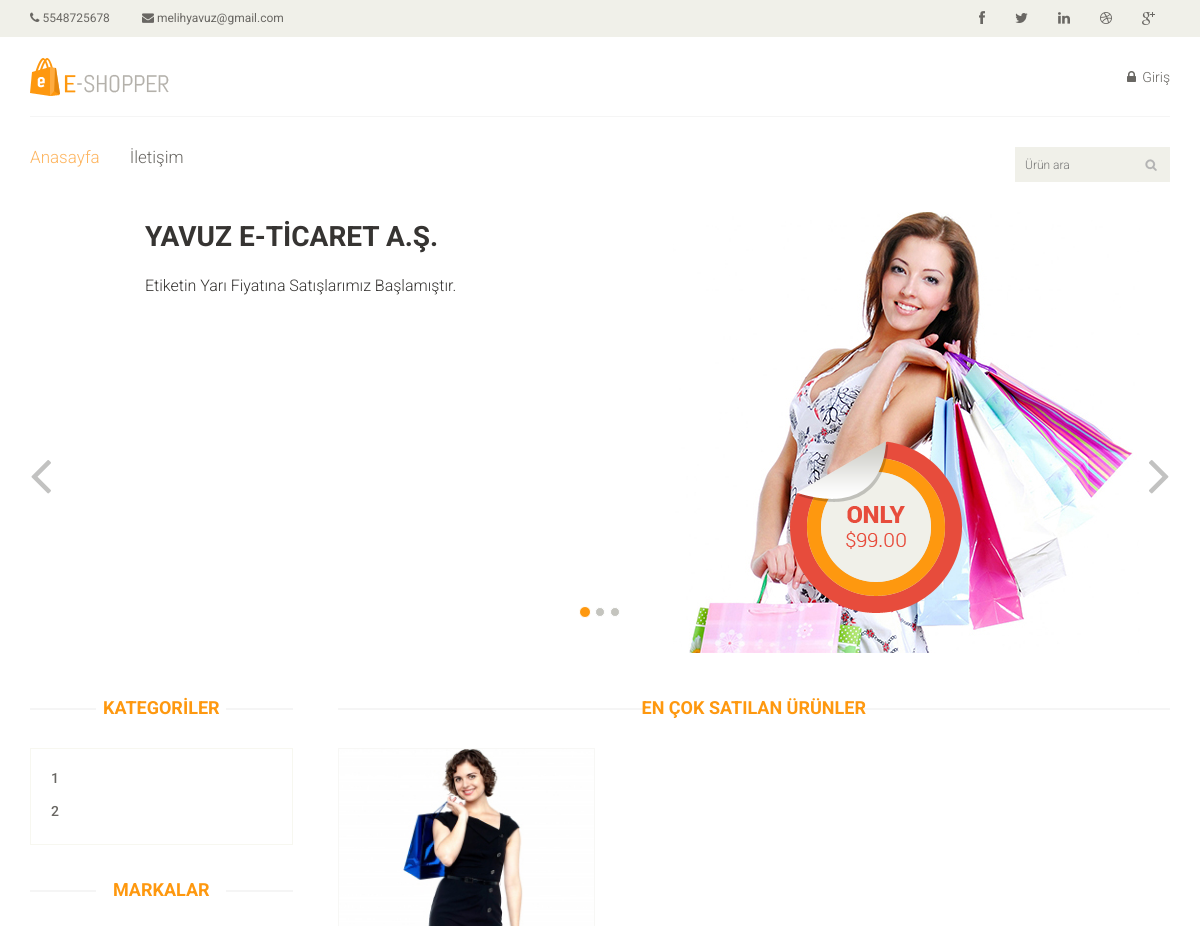
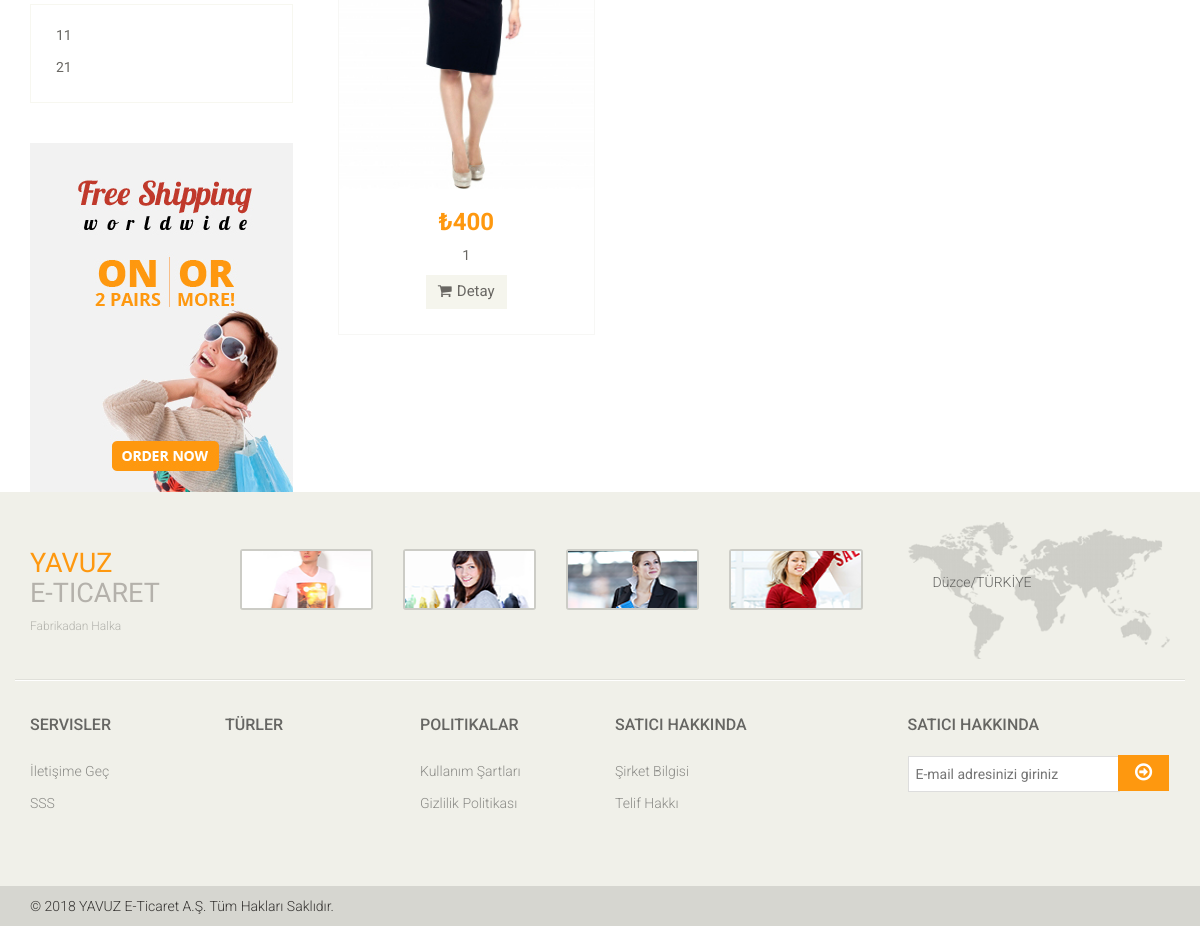
Before: / with the older database file (2 pictures, top to bottom).
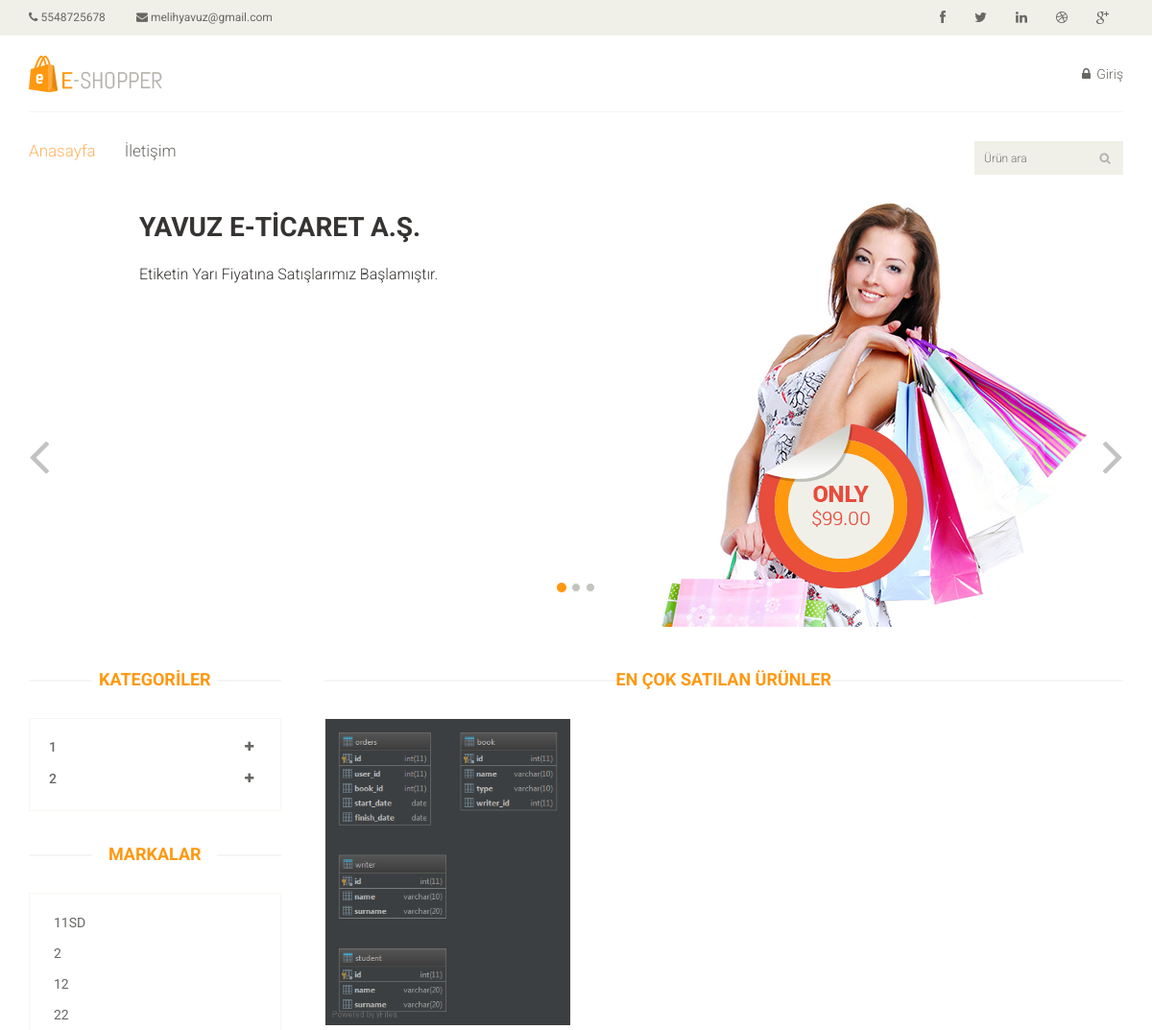
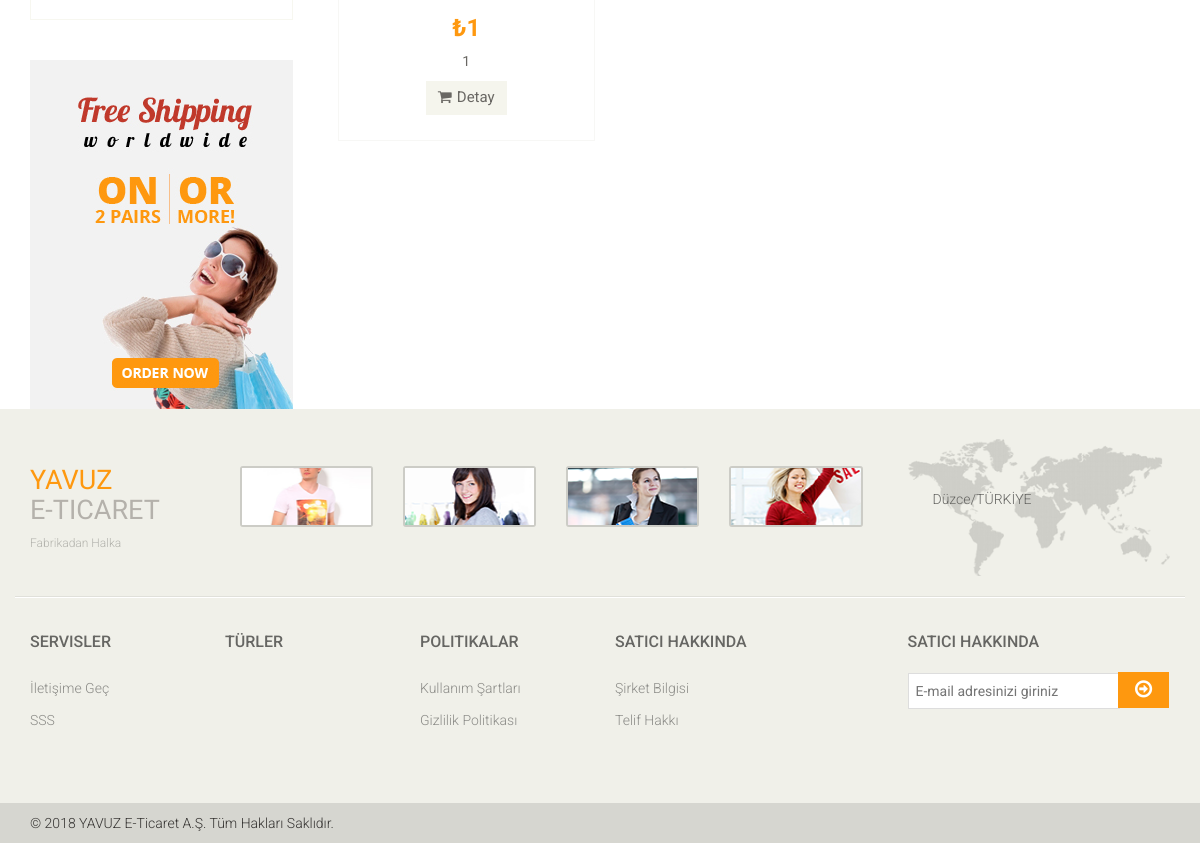
After: the same page with the newer database file (2 pictures, top to bottom).
### tables this page shows
CREATE TABLE `categories` (
  `id` int(11) NOT NULL,
  `name` varchar(20) DEFAULT NULL
);

CREATE TABLE `brands` (
  `id` int(11) NOT NULL,
  `name` varchar(10) DEFAULT NULL,
  `category_id` int(11) DEFAULT NULL
);

CREATE TABLE `product` (
  `id` int(11) NOT NULL,
  `name` varchar(20) DEFAULT NULL,
  `price` int(11) DEFAULT NULL,
  `category_id` int(11) DEFAULT NULL,
  `brand_id` int(11) DEFAULT NULL,
  `sold` int(11) DEFAULT '0',
  `type` varchar(20) DEFAULT NULL,
  `image` text,
  `detail` varchar(101) DEFAULT NULL
);

### application/controllers/Site.php (called while the page is built, shortened)
<?php
class Site extends CI_Controller {
	function __construct(){
		$this->load->model('site_model');
	}
	public function index()
	{
		$data['categories'] = $this->site_model->categories();
		$data['types'] = $this->site_model->types();
		$data['products'] = $this->site_model->select_table('product');
		$data['brands'] = $this->site_model->select_table('brands');
		$data['content'] = "En çok Satılan Ürünler";
		$this->load->view('site', $data);
	}
}

### index.php (called while the page is built, shortened)
<?php
require_once BASEPATH.'core/CodeIgniter.php';

### application/models/Site_model.php (called while the page is built, shortened)
<?php
class Site_model extends ci_model
{
	function categories(){
		$x_categories =  $this->db->query("select categories.id as id ,count(category_id) as total_brand, categories.name as category_name from brands inner join categories on categories.id = brands.category_id group by brands.category_id")->result();
		$categories = $this->db->get('categories')->result();
		return $x_categories;
	}
	function select_table($table){
		return $this->db->query("select * from $table")->result();
	}
}

### application/views/category.php (the view, shortened to what this page needs)
<div class="col-sm-3">
					<div class="left-sidebar">
						<h2>KATEGORİLER</h2>
						<div class="panel-group category-products" id="accordian">
							<?php foreach ($categories as $category) :?>
								<?php if($category->total_brand > 1) :?>
							<div class="panel panel-default">
								<div class="panel-heading">
									<h4 class="panel-title">
										<a data-toggle="collapse" data-parent="#accordian" href="#category<?=$category->id?>">
											<span class="badge pull-right"><i class="fa fa-plus"></i></span>
											<?=$category->category_name?>
										</a>
									</h4>
								</div>
							</div>
						<?php else : ?>
							<div class="panel panel-default">
								<div class="panel-heading">
									<h4 class="panel-title"><a href="<?=site_url('site/filter/categories/'.$category->id)?>"><?=$category->category_name?></a></h4>
								</div>
							</div>
						<?php endif;?>
							<?php endforeach;?>
						</div>
						<div class="brands_products">
							<h2>Markalar</h2>
							<div class="brands-name">
								<ul class="nav nav-pills nav-stacked">
									<?php foreach ($brands as $brand) :?>
									<li><a href="<?=site_url('site/filter/brands/'.$brand->id)?>"> <?=$brand->name?></a></li>
								<?php endforeach;?>
								</ul>
							</div>
						</div>
						<div class="shipping text-center">
							<img src="<?=site_url('images/home/shipping.jpg')?>" alt="" />
						</div>
					</div>
				</div>

### application/views/site.php (shortened to what this page needs)
<!DOCTYPE html>
<html lang="en">
<head>
    <link href="<?=site_url('css/bootstrap.min.css')?>" rel="stylesheet">
    <link href="<?=site_url('css/font-awesome.min.css')?>" rel="stylesheet">
    <link href="<?=site_url('css/prettyPhoto.css')?>" rel="stylesheet">
    <link href="<?=site_url('css/price-range.css')?>" rel="stylesheet">
    <link href="<?=site_url('css/animate.css')?>" rel="stylesheet">
	<link href="<?=site_url('css/main.css')?>" rel="stylesheet">
	<link href="<?=site_url('css/responsive.css')?>" rel="stylesheet">
</head>
<body>
	<?php $this->load->view('header')?>
	<?php $this->load->view('slider')?>
	<section>
		<div class="container">
			<div class="row">
				<?php $this->load->view('category')?>
				<?php $this->load->view('features')?>
			</div>
		</div>
	</section>
	<?php $this->load->view('footer')?>
</body>
</html>

### application/views/header.php (shortened to what this page needs)
<header id="header">
		<div class="header_top">
			<div class="container">
				<div class="row">
					<div class="col-sm-6">
						<div class="contactinfo">
							<ul class="nav nav-pills">
								<li><a href="#"><i class="fa fa-phone"></i>  <?=TELNO?></a></li>
								<li><a href="#"><i class="fa fa-envelope"></i>  <?=EMAIL?></a></li>
							</ul>
						</div>
					</div>
					<div class="col-sm-6">
						<div class="social-icons pull-right">
							<ul class="nav navbar-nav">
								<li><a href="#"><i class="fa fa-facebook"></i></a></li>
								<li><a href="#"><i class="fa fa-twitter"></i></a></li>
								<li><a href="#"><i class="fa fa-linkedin"></i></a></li>
								<li><a href="#"><i class="fa fa-dribbble"></i></a></li>
								<li><a href="#"><i class="fa fa-google-plus"></i></a></li>
							</ul>
						</div>
					</div>
				</div>
			</div>
		</div>
		<div class="header-middle">
			<div class="container">
				<div class="row">
					<div class="col-sm-4">
						<div class="logo pull-left">
							<a href="<?=site_url()?>"><img src="<?=site_url('images/home/logo.png')?>" alt="" /></a>
						</div>
					</div>
					<div class="col-sm-8">
						<div class="shop-menu pull-right">
							<ul class="nav navbar-nav">
								<?php if($_SESSION['user'] == null) : ?>
								<li><a href="<?=site_url('site/page/login')?>"><i class="fa fa-lock"></i> Giriş</a></li>
								<?php endif; ?>
							</ul>
						</div>
					</div>
				</div>
			</div>
		</div>
		<div class="header-bottom">
			<div class="container">
				<div class="row">
					<div class="col-sm-9">
						<div class="mainmenu pull-left">
							<ul class="nav navbar-nav collapse navbar-collapse">
								<li><a href="<?=site_url()?>" class="active">Anasayfa</a></li>
								<li><a href="<?=site_url('site/page/contact')?>">İletişim</a></li>
							</ul>
						</div>
					</div>
					<div class="col-sm-3">
						<form action="<?=site_url('site/search')?>" method="post">
						<div class="search_box pull-right">
							<input type="text" name="searchkey" placeholder="Ürün ara"/>
						</div>
					</form>
					</div>
				</div>
			</div>
		</div>
	</header>

### application/views/slider.php (shortened to what this page needs)
<section id="slider">
		<div class="container">
			<div class="row">
				<div class="col-sm-12">
					<div id="slider-carousel" class="carousel slide" data-ride="carousel">
						<ol class="carousel-indicators">
							<li data-target="#slider-carousel" data-slide-to="0" class="active"></li>
							<li data-target="#slider-carousel" data-slide-to="1"></li>
							<li data-target="#slider-carousel" data-slide-to="2"></li>
						</ol>
						<div class="carousel-inner">
							<div class="item active">
								<div class="col-sm-6">
									<h2>YAVUZ E-TİCARET A.Ş.</h2>
									<p>Etiketin Yarı Fiyatına Satışlarımız Başlamıştır. </p>
								</div>
								<div class="col-sm-6">
									<img src="images/home/girl1.jpg" class="girl img-responsive" alt="" />
									<img src="images/home/pricing.png"  class="pricing" alt="" />
								</div>
							</div>
						</div>
						<a href="#slider-carousel" class="left control-carousel hidden-xs" data-slide="prev">
							<i class="fa fa-angle-left"></i>
						</a>
						<a href="#slider-carousel" class="right control-carousel hidden-xs" data-slide="next">
							<i class="fa fa-angle-right"></i>
						</a>
					</div>
				</div>
			</div>
		</div>
	</section>

### application/views/features.php (shortened to what this page needs)
<div class="col-sm-9 padding-right">
					<div class="features_items">
						<h2 class="title text-center"><?=$content?></h2>
						<?php if($products):?>
							<?php foreach ($products as $product) :?>
						<div class="col-sm-4">
							<div class="product-image-wrapper">
								<div class="single-products1">
										<div class="productinfo text-center">
											<img src="<?=site_url('images/'.$product->image)?>" alt="" />
											<h2>₺<?=$product->price?></h2>
											<p><?=$product->name?></p>
											<a href="<?=site_url('site/product_detail/'.$product->id)?>" class="btn btn-default add-to-cart"><i class="fa fa-shopping-cart"></i>Detay</a>
										</div>
								</div>
							</div>
						</div>
						<?php endforeach;?>
						<?php else: ?>
							Ürün bulunamadı
								<?php endif;?>
					</div>
				</div>

### application/views/footer.php (shortened to what this page needs)
<footer id="footer">
		<div class="footer-top">
			<div class="container">
				<div class="row">
					<div class="col-sm-2">
						<div class="companyinfo">
							<h2><span>YAVUZ</span><br>E-ticaret</h2>
							<p>Fabrikadan Halka</p>
						</div>
					</div>
					<div class="col-sm-7">
						<div class="col-sm-3">
							<div class="video-gallery text-center">
								<a href="#">
									<div class="iframe-img">
										<img src="<?=site_url('images/home/iframe1.png')?>" alt="" />
									</div>
								</a>
							</div>
						</div>
						<div class="col-sm-3">
							<div class="video-gallery text-center">
								<a href="#">
									<div class="iframe-img">
										<img src="<?=site_url('images/home/iframe2.png')?>" alt="" />
									</div>
								</a>
							</div>
						</div>
						<div class="col-sm-3">
							<div class="video-gallery text-center">
								<a href="#">
									<div class="iframe-img">
										<img src="<?=site_url('images/home/iframe3.png')?>" alt="" />
									</div>
								</a>
							</div>
						</div>
						<div class="col-sm-3">
							<div class="video-gallery text-center">
								<a href="#">
									<div class="iframe-img">
										<img src="<?=site_url('images/home/iframe4.png')?>" alt="" />
									</div>
								</a>
							</div>
						</div>
					</div>
					<div class="col-sm-3">
						<div class="address">
							<img src="images/home/map.png" alt="" />
							<p>Düzce/TÜRKİYE</p>
						</div>
					</div>
				</div>
			</div>
		</div>
		<div class="footer-widget">
			<div class="container">
				<div class="row">
					<div class="col-sm-2">
						<div class="single-widget">
							<h2>Servisler</h2>
							<ul class="nav nav-pills nav-stacked">
								<li><a href="#">İletişime Geç</a></li>
								<li><a href="#">SSS</a></li>
							</ul>
						</div>
					</div>
					<div class="col-sm-2">
						<div class="single-widget">
							<h2>Türler</h2>
							<ul class="nav nav-pills nav-stacked">
								<?php foreach ($types as $type) :?>
								<li><a href="#"><?=$type->type?></a></li>
							<?php endforeach;?>
							</ul>
						</div>
					</div>
					<div class="col-sm-2">
						<div class="single-widget">
							<h2>Politikalar</h2>
							<ul class="nav nav-pills nav-stacked">
								<li><a href="#">Kullanım Şartları</a></li>
								<li><a href="#">Gizlilik Politikası</a></li>
							</ul>
						</div>
					</div>
					<div class="col-sm-2">
						<div class="single-widget">
							<h2>Satıcı Hakkında</h2>
							<ul class="nav nav-pills nav-stacked">
								<li><a href="#">Şirket Bilgisi</a></li>
								<li><a href="#">Telif Hakkı</a></li>
							</ul>
						</div>
					</div>
					<div class="col-sm-3 col-sm-offset-1">
						<div class="single-widget">
							<h2>Satıcı Hakkında</h2>
							<form action="#" class="searchform">
								<input type="text" placeholder="E-mail adresinizi giriniz" />
								<button type="submit" class="btn btn-default"><i class="fa fa-arrow-circle-o-right"></i></button>
							</form>
						</div>
					</div>
				</div>
			</div>
		</div>
		<div class="footer-bottom">
			<div class="container">
				<div class="row">
					<p class="pull-left">© 2018 YAVUZ E-Ticaret A.Ş. Tüm Hakları Saklıdır.</p>
				</div>
			</div>
		</div>
	</footer>

Changed rows visible on the page:
removed brands: name "11"
removed brands: name "21"
removed product: image (picture), price "400", name "1"
added brands: name "11SD"
added brands: name "2"
added brands: name "12"
added brands: name "22"
added product: image (picture), price "1", name "1"
